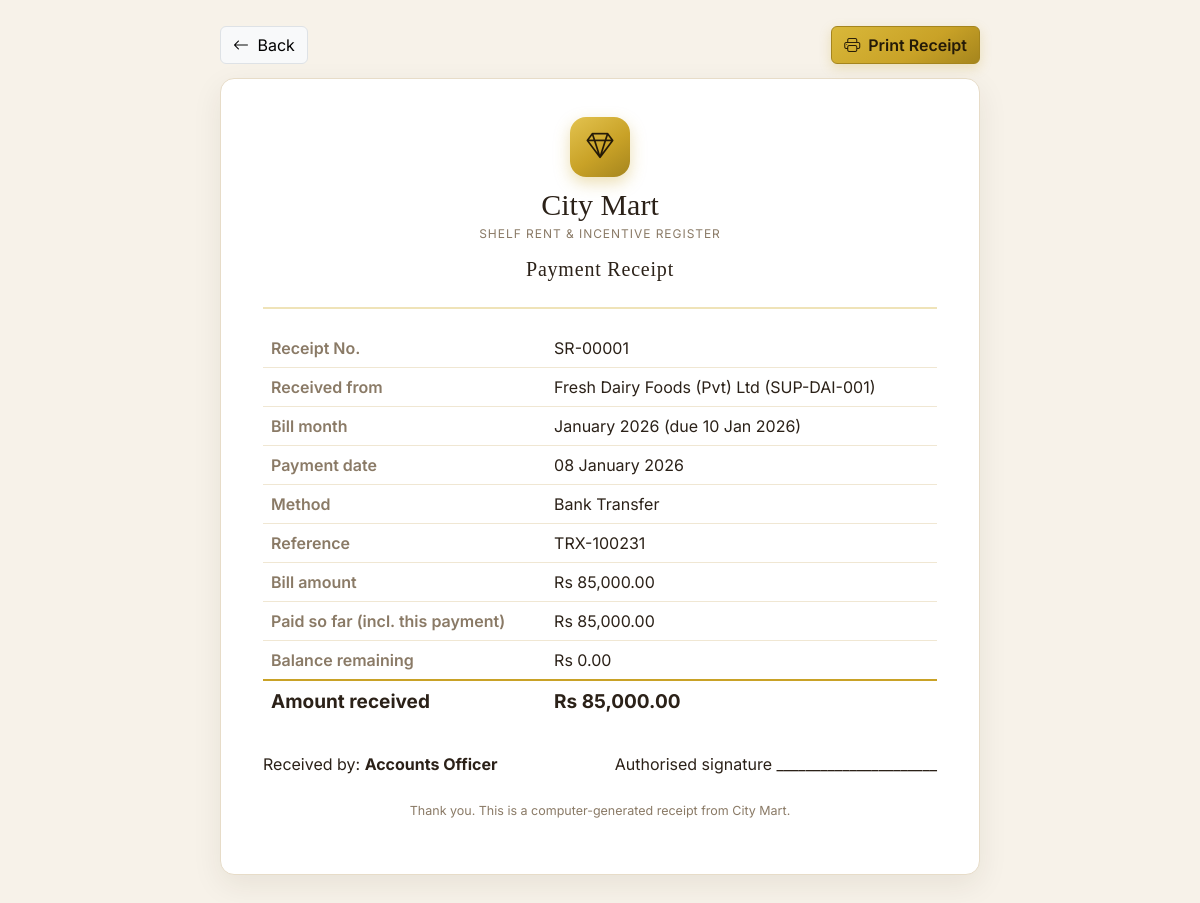
/receipt.php?payment_id=1&back=company.php?id=1 (signed in), run on the app's committed database.
### tables this page shows
CREATE TABLE IF NOT EXISTS payments (
  id            INT UNSIGNED AUTO_INCREMENT PRIMARY KEY,
  bill_id       INT UNSIGNED NOT NULL,
  amount        DECIMAL(12,2) NOT NULL,
  payment_date  DATE NOT NULL,
  method        ENUM('Cash','Bank Transfer','Cheque','Online') NOT NULL DEFAULT 'Cash',
  reference     VARCHAR(80) NULL,                 
  cheque_status ENUM('Cleared','Pending','Bounced') NULL,
  notes         VARCHAR(255) NULL,
  received_by   INT UNSIGNED NOT NULL,
  created_at    TIMESTAMP NOT NULL DEFAULT CURRENT_TIMESTAMP,
  CONSTRAINT fk_payments_bill FOREIGN KEY (bill_id) REFERENCES bills(id) ON DELETE CASCADE,
  CONSTRAINT fk_payments_user FOREIGN KEY (received_by) REFERENCES users(id) ON DELETE RESTRICT,
  CHECK (amount > 0)
);

CREATE TABLE IF NOT EXISTS agreements (
  id                INT UNSIGNED AUTO_INCREMENT PRIMARY KEY,
  supplier_name     VARCHAR(150) NOT NULL,
  ledger_code       VARCHAR(60)  NOT NULL UNIQUE,
  contact_person    VARCHAR(100) NULL,
  contact_phone     VARCHAR(40)  NULL,
  contact_email     VARCHAR(120) NULL,
  rent_type         ENUM('fixed','percentage') NOT NULL DEFAULT 'fixed',
  rent_amount       DECIMAL(12,2) NULL,           
  percentage_rate   DECIMAL(5,2)  NULL,           
  billing_frequency ENUM('monthly','quarterly','display_drive') NOT NULL DEFAULT 'monthly',
  period_from       DATE NOT NULL,
  period_to         DATE NOT NULL,
  scan_file         VARCHAR(255) NULL,            
  notes             VARCHAR(255) NULL,
  created_by        INT UNSIGNED NULL,
  created_at        TIMESTAMP NOT NULL DEFAULT CURRENT_TIMESTAMP,
  updated_at        TIMESTAMP NOT NULL DEFAULT CURRENT_TIMESTAMP ON UPDATE CURRENT_TIMESTAMP,
  CONSTRAINT fk_agreements_user FOREIGN KEY (created_by) REFERENCES users(id) ON DELETE SET NULL,
  CHECK (period_to >= period_from)
);

CREATE TABLE IF NOT EXISTS bills (
  id              INT UNSIGNED AUTO_INCREMENT PRIMARY KEY,
  agreement_id    INT UNSIGNED NOT NULL,
  bill_month      DATE NOT NULL,                  
  due_date        DATE NOT NULL,
  expected_amount DECIMAL(12,2) NULL,
  created_at      TIMESTAMP NOT NULL DEFAULT CURRENT_TIMESTAMP,
  UNIQUE KEY uq_bill (agreement_id, bill_month),
  CONSTRAINT fk_bills_agreement FOREIGN KEY (agreement_id) REFERENCES agreements(id) ON DELETE CASCADE
);

CREATE TABLE IF NOT EXISTS users (
  id            INT UNSIGNED AUTO_INCREMENT PRIMARY KEY,
  name          VARCHAR(100) NOT NULL,
  username      VARCHAR(60)  NOT NULL UNIQUE,
  password_hash VARCHAR(255) NOT NULL,            
  role          ENUM('admin','accountant','viewer') NOT NULL DEFAULT 'viewer',
  is_active     TINYINT(1)   NOT NULL DEFAULT 1,
  created_at    TIMESTAMP    NOT NULL DEFAULT CURRENT_TIMESTAMP
);

### auth.php (called while the page is built, shortened)
<?php
require_once __DIR__ . '/config.php';
function e($v): string
{
    return htmlspecialchars((string)($v ?? ''), ENT_QUOTES, 'UTF-8');
}
function moneyFull($n): string
{
    return cfg('currency') . ' ' . number_format((float)$n, 2);
}

### config.php (called while the page is built, shortened)
<?php
function cfg(string $key)
{
    $map = [
        'db_host' => DB_HOST, 'db_port' => DB_PORT, 'db_name' => DB_NAME,
        'db_user' => DB_USER, 'db_pass' => DB_PASS,
        'mart_name' => MART_NAME, 'app_name' => APP_NAME, 'currency' => CURRENCY,
        'due_day' => DUE_DAY, 'expiry_warn_days' => EXPIRY_WARN_DAYS,
        'upload_dir' => UPLOAD_DIR, 'upload_url' => UPLOAD_URL,
        'max_upload_bytes' => MAX_UPLOAD_BYTES,
    ];
    return $map[$key] ?? null;
}

### receipt.php (the view, shortened to what this page needs)
<?php
require_once __DIR__ . '/auth.php';
$pdo = db();
$pid = (int)($_GET['payment_id'] ?? 0);
$st = $pdo->prepare(
    'SELECT p.*, a.supplier_name, a.ledger_code, a.contact_person, b.bill_month, b.due_date,
            b.expected_amount, u.name AS by_name,
            (SELECT COALESCE(SUM(p2.amount),0) FROM payments p2 WHERE p2.bill_id = b.id AND p2.id <= p.id) AS paid_after,
            (SELECT COALESCE(SUM(p3.amount),0) FROM payments p3 WHERE p3.bill_id = b.id) AS paid_total
       FROM payments p
       JOIN bills b      ON b.id = p.bill_id
       JOIN agreements a ON a.id = b.agreement_id
       JOIN users u      ON u.id = p.received_by
      WHERE p.id = :id'
);
$st->execute([':id' => $pid]);
$r = $st->fetch();
$back = $_GET['back'] ?? 'index.php';
$balanceAfter = (float)$r['expected_amount'] - (float)$r['paid_after'];
?>
<!DOCTYPE html>
<html lang="en">
<head>
<link href="assets/vendor/bootstrap/bootstrap.min.css" rel="stylesheet">
<link href="assets/vendor/bootstrap-icons/bootstrap-icons.min.css" rel="stylesheet">
<link href="assets/css/app.css" rel="stylesheet">
</head>
<body class="receipt-body">
<div class="receipt-actions no-print">
  <a class="btn btn-light border" href="<?= e($back) ?>"><i class="bi bi-arrow-left me-1"></i> Back</a>
  <button class="btn btn-gold" onclick="window.print()"><i class="bi bi-printer me-1"></i> Print Receipt</button>
</div>
<div class="receipt">
  <div class="receipt-head">
    <div class="brand-mark big"><i class="bi bi-gem"></i></div>
    <h1><?= e(MART_NAME) ?></h1>
    <p><?= e(APP_NAME) ?></p>
    <h2>Payment Receipt</h2>
  </div>
  <table class="receipt-table">
    <tr><th>Receipt No.</th><td>SR-<?= str_pad((string)$pid, 5, '0', STR_PAD_LEFT) ?></td></tr>
    <tr><th>Received from</th><td><?= e($r['supplier_name']) ?> (<?= e($r['ledger_code']) ?>)</td></tr>
    <tr><th>Bill month</th><td><?= date('F Y', strtotime($r['bill_month'])) ?> (due <?= date('d M Y', strtotime($r['due_date'])) ?>)</td></tr>
    <tr><th>Payment date</th><td><?= date('d F Y', strtotime($r['payment_date'])) ?></td></tr>
    <tr><th>Method</th><td><?= e($r['method']) ?><?= $r['cheque_status'] ? ' — cheque ' . e($r['cheque_status']) : '' ?></td></tr>
    <?php if ($r['reference']): ?><tr><th>Reference</th><td><?= e($r['reference']) ?></td></tr><?php endif; ?>
    <tr><th>Bill amount</th><td><?= moneyFull($r['expected_amount']) ?></td></tr>
    <tr><th>Paid so far (incl. this payment)</th><td><?= moneyFull($r['paid_after']) ?></td></tr>
    <tr><th>Balance remaining</th><td><?= moneyFull(max(0, $balanceAfter)) ?></td></tr>
    <tr class="receipt-amount"><th>Amount received</th><td><?= moneyFull($r['amount']) ?></td></tr>
  </table>
  <div class="receipt-foot">
    <div>Received by: <strong><?= e($r['by_name']) ?></strong></div>
    <div class="receipt-sign">Authorised signature ______________________</div>
  </div>
  <p class="receipt-thanks">Thank you. This is a computer-generated receipt from <?= e(MART_NAME) ?>.</p>
</div>
</body>
</html>

### assets/css/app.css (style rules this page uses)
:root { --espresso: #221812; --espresso-2: #171009; --gold: #c9a227; --gold-dark: #a5851d; --gold-soft: #efe3b8; --ivory: #f7f2e9; --panel: #fffdf8; --ink: #2b2118; --muted: #8a7a66; --line: #e7dcc8; --shadow: 0 10px 30px rgba(46, 32, 12, .08); --radius: 16px; }
* { font-family: 'Inter', system-ui, sans-serif; }
body { background: var(--ivory); color: var(--ink); }
h1, h2, h3, .brand-name { font-family: 'Playfair Display', Georgia, serif; }
a { color: #8a6d1f; text-decoration: none; }
.brand-mark { width: 44px; height: 44px; border-radius: 12px; display: grid; place-items: center; background: linear-gradient(145deg, #e3c34f, var(--gold) 55%, var(--gold-dark)); color: #241a08; font-size: 20px; box-shadow: 0 6px 16px rgba(201,162,39,.35); }
.brand-mark.big { width: 60px; height: 60px; font-size: 27px; border-radius: 16px; margin: 0 auto; }
.btn-gold { background: linear-gradient(145deg, #d9b83a, var(--gold) 60%, var(--gold-dark)); border: 1px solid var(--gold-dark); color: #241a08; font-weight: 600; box-shadow: 0 4px 12px rgba(201,162,39,.25); }
.receipt-body { background: var(--ivory); padding: 26px 16px 40px; }
.receipt-actions { max-width: 760px; margin: 0 auto 14px; display: flex; justify-content: space-between; }
.receipt { max-width: 760px; margin: 0 auto; background: #fff; border: 1px solid var(--line); border-radius: 14px; padding: 38px 42px; box-shadow: var(--shadow); }
.receipt-head { text-align: center; border-bottom: 2px solid var(--gold-soft); padding-bottom: 18px; margin-bottom: 20px; }
.receipt-head h1 { font-size: 30px; margin: 10px 0 0; }
.receipt-head p { color: var(--muted); text-transform: uppercase; letter-spacing: .08em; font-size: 12px; margin: 2px 0; }
.receipt-head h2 { font-size: 20px; margin-top: 14px; letter-spacing: .04em; }
.receipt-table { width: 100%; }
.receipt-table th { text-align: left; color: var(--muted); font-weight: 600; padding: 7px 8px; width: 42%; border-bottom: 1px solid #f0e7d3; }
.receipt-table td { padding: 7px 8px; border-bottom: 1px solid #f0e7d3; }
.receipt-table tr.receipt-amount th, .receipt-table tr.receipt-amount td { font-size: 19px; font-weight: 700; color: var(--ink); border-top: 2px solid var(--gold); border-bottom: 0; }
.receipt-foot { display: flex; justify-content: space-between; gap: 20px; margin-top: 28px; flex-wrap: wrap; }
.receipt-thanks { text-align: center; color: var(--muted); font-size: 12.5px; margin-top: 26px; }

### data on the page
payments: agreements.supplier_name "Fresh Dairy Foods (Pvt) Ltd", agreements.ledger_code "SUP-DAI-001", bill.bill_month "January 2026", bill.due_date "10 Jan 2026", payment_date "08 January 2026", method "Bank Transfer", reference "TRX-100231", bill.expected_amount "Rs 85,000.00", amount "Rs 85,000.00", received_by.name "Accounts Officer"

### other printed values
MART_NAME "City Mart"
APP_NAME "SHELF RENT & INCENTIVE REGISTER"
str_pad((string)$pid, 5, '0', STR_PAD_LEFT) "00001"
moneyFull($r['paid_after']) "Rs 85,000.00"
moneyFull(max(0, $balanceAfter)) "Rs 0.00"
